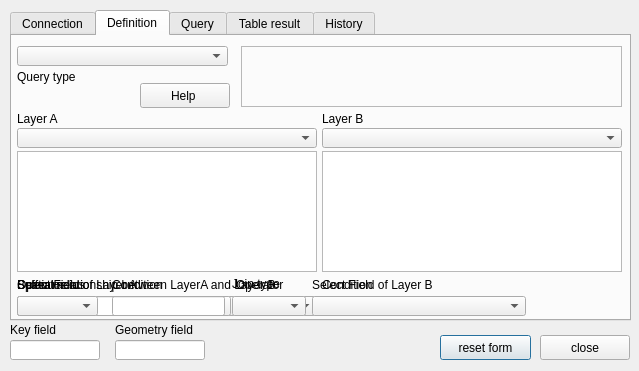
<?xml version="1.0" encoding="UTF-8"?>
<ui version="4.0">
 <class>postgisQueryBuilder</class>
 <widget class="QDialog" name="postgisQueryBuilder">
  <property name="geometry">
   <rect>
    <x>0</x>
    <y>0</y>
    <width>639</width>
    <height>371</height>
   </rect>
  </property>
  <property name="sizePolicy">
   <sizepolicy hsizetype="Ignored" vsizetype="Preferred">
    <horstretch>0</horstretch>
    <verstretch>0</verstretch>
   </sizepolicy>
  </property>
  <property name="windowTitle">
   <string>postgisQueryBuilder</string>
  </property>
  <widget class="QPushButton" name="ButtonReset">
   <property name="geometry">
    <rect>
     <x>440</x>
     <y>335</y>
     <width>91</width>
     <height>25</height>
    </rect>
   </property>
   <property name="text">
    <string>reset form</string>
   </property>
  </widget>
  <widget class="QPushButton" name="ButtonClose">
   <property name="geometry">
    <rect>
     <x>540</x>
     <y>335</y>
     <width>90</width>
     <height>25</height>
    </rect>
   </property>
   <property name="text">
    <string>close</string>
   </property>
  </widget>
  <widget class="QTabWidget" name="tabWidget">
   <property name="geometry">
    <rect>
     <x>10</x>
     <y>10</y>
     <width>621</width>
     <height>311</height>
    </rect>
   </property>
   <property name="tabShape">
    <enum>QTabWidget::Rounded</enum>
   </property>
   <property name="currentIndex">
    <number>1</number>
   </property>
   <property name="elideMode">
    <enum>Qt::ElideLeft</enum>
   </property>
   <widget class="QWidget" name="ConnectionTab">
    <attribute name="title">
     <string>Connection</string>
    </attribute>
    <widget class="QLabel" name="PSQLConnectionLabel">
     <property name="geometry">
      <rect>
       <x>10</x>
       <y>10</y>
       <width>181</width>
       <height>16</height>
      </rect>
     </property>
     <property name="text">
      <string>Postgresql connection</string>
     </property>
    </widget>
    <widget class="QComboBox" name="PSQLConnection">
     <property name="geometry">
      <rect>
       <x>10</x>
       <y>29</y>
       <width>180</width>
       <height>20</height>
      </rect>
     </property>
    </widget>
    <widget class="QComboBox" name="DBSchema">
     <property name="geometry">
      <rect>
       <x>10</x>
       <y>75</y>
       <width>180</width>
       <height>22</height>
      </rect>
     </property>
    </widget>
    <widget class="QLabel" name="DBSchemaLabel">
     <property name="geometry">
      <rect>
       <x>10</x>
       <y>55</y>
       <width>181</width>
       <height>16</height>
      </rect>
     </property>
     <property name="text">
      <string>Schema</string>
     </property>
    </widget>
    <widget class="QListWidget" name="LayerList">
     <property name="geometry">
      <rect>
       <x>210</x>
       <y>30</y>
       <width>391</width>
       <height>221</height>
      </rect>
     </property>
    </widget>
    <widget class="QPushButton" name="RefreshButton">
     <property name="geometry">
      <rect>
       <x>510</x>
       <y>257</y>
       <width>90</width>
       <height>23</height>
      </rect>
     </property>
     <property name="text">
      <string>Refresh</string>
     </property>
    </widget>
    <widget class="QPushButton" name="AddToMapButton">
     <property name="geometry">
      <rect>
       <x>210</x>
       <y>257</y>
       <width>90</width>
       <height>23</height>
      </rect>
     </property>
     <property name="text">
      <string>Add to map</string>
     </property>
    </widget>
    <widget class="QPushButton" name="DeleteButton">
     <property name="geometry">
      <rect>
       <x>410</x>
       <y>257</y>
       <width>90</width>
       <height>23</height>
      </rect>
     </property>
     <property name="text">
      <string>Delete</string>
     </property>
    </widget>
    <widget class="QPushButton" name="GetInfoButton">
     <property name="geometry">
      <rect>
       <x>310</x>
       <y>257</y>
       <width>90</width>
       <height>23</height>
      </rect>
     </property>
     <property name="text">
      <string>Get table</string>
     </property>
    </widget>
    <widget class="QLabel" name="label_2">
     <property name="geometry">
      <rect>
       <x>210</x>
       <y>10</y>
       <width>371</width>
       <height>16</height>
      </rect>
     </property>
     <property name="text">
      <string>Available relations list (T:table V:view M:materialized view)</string>
     </property>
    </widget>
   </widget>
   <widget class="QWidget" name="DefinitionTab">
    <attribute name="title">
     <string>Definition</string>
    </attribute>
    <widget class="QCheckBox" name="SPATIALRELNOT">
     <property name="geometry">
      <rect>
       <x>310</x>
       <y>260</y>
       <width>50</width>
       <height>18</height>
      </rect>
     </property>
     <property name="sizePolicy">
      <sizepolicy hsizetype="Preferred" vsizetype="Fixed">
       <horstretch>20</horstretch>
       <verstretch>0</verstretch>
      </sizepolicy>
     </property>
     <property name="maximumSize">
      <size>
       <width>50</width>
       <height>16777215</height>
      </size>
     </property>
     <property name="text">
      <string>NOT</string>
     </property>
    </widget>
    <widget class="QLabel" name="CONDITIONLabel">
     <property name="geometry">
      <rect>
       <x>310</x>
       <y>241</y>
       <width>151</width>
       <height>16</height>
      </rect>
     </property>
     <property name="text">
      <string>Condition</string>
     </property>
    </widget>
    <widget class="QComboBox" name="OPERATOR">
     <property name="geometry">
      <rect>
       <x>224</x>
       <y>260</y>
       <width>81</width>
       <height>20</height>
      </rect>
     </property>
    </widget>
    <widget class="QLabel" name="BUFFERRADIUSLabel">
     <property name="geometry">
      <rect>
       <x>5</x>
       <y>241</y>
       <width>281</width>
       <height>16</height>
      </rect>
     </property>
     <property name="text">
      <string>Buffer radius</string>
     </property>
    </widget>
    <widget class="QLabel" name="SPATIALRELLabel">
     <property name="geometry">
      <rect>
       <x>5</x>
       <y>241</y>
       <width>281</width>
       <height>16</height>
      </rect>
     </property>
     <property name="text">
      <string>Spatial relationship between LayerA and Layer B</string>
     </property>
    </widget>
    <widget class="QComboBox" name="CONDITION">
     <property name="geometry">
      <rect>
       <x>310</x>
       <y>260</y>
       <width>151</width>
       <height>20</height>
      </rect>
     </property>
     <property name="editable">
      <bool>true</bool>
     </property>
    </widget>
    <widget class="QLabel" name="OPERATORLabel">
     <property name="geometry">
      <rect>
       <x>224</x>
       <y>241</y>
       <width>98</width>
       <height>16</height>
      </rect>
     </property>
     <property name="text">
      <string>Operator</string>
     </property>
    </widget>
    <widget class="QLabel" name="FIELDLabel">
     <property name="geometry">
      <rect>
       <x>5</x>
       <y>241</y>
       <width>201</width>
       <height>16</height>
      </rect>
     </property>
     <property name="text">
      <string>Select Field of Layer A</string>
     </property>
    </widget>
    <widget class="QComboBox" name="FIELD">
     <property name="geometry">
      <rect>
       <x>5</x>
       <y>260</y>
       <width>214</width>
       <height>20</height>
      </rect>
     </property>
    </widget>
    <widget class="QLineEdit" name="BUFFERRADIUS">
     <property name="geometry">
      <rect>
       <x>5</x>
       <y>260</y>
       <width>170</width>
       <height>20</height>
      </rect>
     </property>
    </widget>
    <widget class="QComboBox" name="SPATIALREL">
     <property name="geometry">
      <rect>
       <x>5</x>
       <y>260</y>
       <width>300</width>
       <height>20</height>
      </rect>
     </property>
    </widget>
    <widget class="QComboBox" name="LAYERb">
     <property name="geometry">
      <rect>
       <x>310</x>
       <y>92</y>
       <width>300</width>
       <height>20</height>
      </rect>
     </property>
    </widget>
    <widget class="QListWidget" name="fieldsListB">
     <property name="geometry">
      <rect>
       <x>310</x>
       <y>115</y>
       <width>300</width>
       <height>121</height>
      </rect>
     </property>
     <property name="sizePolicy">
      <sizepolicy hsizetype="Expanding" vsizetype="Expanding">
       <horstretch>0</horstretch>
       <verstretch>0</verstretch>
      </sizepolicy>
     </property>
     <property name="minimumSize">
      <size>
       <width>0</width>
       <height>0</height>
      </size>
     </property>
     <property name="maximumSize">
      <size>
       <width>16777215</width>
       <height>25000</height>
      </size>
     </property>
    </widget>
    <widget class="QLabel" name="LAYERaLabel">
     <property name="geometry">
      <rect>
       <x>5</x>
       <y>75</y>
       <width>151</width>
       <height>16</height>
      </rect>
     </property>
     <property name="text">
      <string>Layer A</string>
     </property>
    </widget>
    <widget class="QListWidget" name="fieldsListA">
     <property name="geometry">
      <rect>
       <x>5</x>
       <y>115</y>
       <width>300</width>
       <height>121</height>
      </rect>
     </property>
     <property name="minimumSize">
      <size>
       <width>150</width>
       <height>0</height>
      </size>
     </property>
    </widget>
    <widget class="QLabel" name="LAYERbLabel">
     <property name="geometry">
      <rect>
       <x>310</x>
       <y>75</y>
       <width>161</width>
       <height>16</height>
      </rect>
     </property>
     <property name="text">
      <string>Layer B</string>
     </property>
    </widget>
    <widget class="QComboBox" name="LAYERa">
     <property name="geometry">
      <rect>
       <x>5</x>
       <y>92</y>
       <width>300</width>
       <height>20</height>
      </rect>
     </property>
    </widget>
    <widget class="QComboBox" name="QueryType">
     <property name="geometry">
      <rect>
       <x>5</x>
       <y>10</y>
       <width>211</width>
       <height>20</height>
      </rect>
     </property>
     <property name="maxVisibleItems">
      <number>20</number>
     </property>
    </widget>
    <widget class="QLabel" name="Helper">
     <property name="geometry">
      <rect>
       <x>229</x>
       <y>10</y>
       <width>381</width>
       <height>61</height>
      </rect>
     </property>
     <property name="autoFillBackground">
      <bool>false</bool>
     </property>
     <property name="frameShape">
      <enum>QFrame::StyledPanel</enum>
     </property>
     <property name="text">
      <string/>
     </property>
     <property name="alignment">
      <set>Qt::AlignLeading|Qt::AlignLeft|Qt::AlignTop</set>
     </property>
     <property name="wordWrap">
      <bool>true</bool>
     </property>
    </widget>
    <widget class="QPushButton" name="ButtonHelp">
     <property name="geometry">
      <rect>
       <x>128</x>
       <y>47</y>
       <width>90</width>
       <height>25</height>
      </rect>
     </property>
     <property name="text">
      <string>Help </string>
     </property>
    </widget>
    <widget class="QLabel" name="label">
     <property name="geometry">
      <rect>
       <x>5</x>
       <y>34</y>
       <width>131</width>
       <height>16</height>
      </rect>
     </property>
     <property name="text">
      <string>Query type</string>
     </property>
     <property name="alignment">
      <set>Qt::AlignLeading|Qt::AlignLeft|Qt::AlignTop</set>
     </property>
    </widget>
    <widget class="QLineEdit" name="DISTANCE">
     <property name="geometry">
      <rect>
       <x>100</x>
       <y>260</y>
       <width>113</width>
       <height>20</height>
      </rect>
     </property>
    </widget>
    <widget class="QLabel" name="DISTANCELabel">
     <property name="geometry">
      <rect>
       <x>100</x>
       <y>241</y>
       <width>151</width>
       <height>16</height>
      </rect>
     </property>
     <property name="text">
      <string>Condition</string>
     </property>
    </widget>
    <widget class="QLabel" name="DISTANCEOPLabel">
     <property name="geometry">
      <rect>
       <x>5</x>
       <y>241</y>
       <width>98</width>
       <height>16</height>
      </rect>
     </property>
     <property name="text">
      <string>Operator</string>
     </property>
    </widget>
    <widget class="QComboBox" name="DISTANCEOP">
     <property name="geometry">
      <rect>
       <x>5</x>
       <y>260</y>
       <width>81</width>
       <height>20</height>
      </rect>
     </property>
    </widget>
    <widget class="QLabel" name="FIELDbLabel">
     <property name="geometry">
      <rect>
       <x>300</x>
       <y>241</y>
       <width>201</width>
       <height>16</height>
      </rect>
     </property>
     <property name="text">
      <string>Select Field of Layer B</string>
     </property>
    </widget>
    <widget class="QComboBox" name="FIELDb">
     <property name="geometry">
      <rect>
       <x>300</x>
       <y>260</y>
       <width>214</width>
       <height>20</height>
      </rect>
     </property>
    </widget>
    <widget class="QComboBox" name="JOIN">
     <property name="geometry">
      <rect>
       <x>220</x>
       <y>260</y>
       <width>74</width>
       <height>20</height>
      </rect>
     </property>
    </widget>
    <widget class="QLabel" name="JOINLabel">
     <property name="geometry">
      <rect>
       <x>220</x>
       <y>240</y>
       <width>71</width>
       <height>16</height>
      </rect>
     </property>
     <property name="text">
      <string>Join type</string>
     </property>
    </widget>
    <widget class="QPushButton" name="queryReadyButton">
     <property name="geometry">
      <rect>
       <x>570</x>
       <y>245</y>
       <width>35</width>
       <height>35</height>
      </rect>
     </property>
     <property name="text">
      <string/>
     </property>
     <property name="icon">
      <iconset>
       <normaloff>querybuilderlogo.png</normaloff>querybuilderlogo.png</iconset>
     </property>
     <property name="iconSize">
      <size>
       <width>30</width>
       <height>30</height>
      </size>
     </property>
     <property name="flat">
      <bool>true</bool>
     </property>
    </widget>
    <zorder>SPATIALREL</zorder>
    <zorder>SPATIALRELNOT</zorder>
    <zorder>CONDITIONLabel</zorder>
    <zorder>OPERATOR</zorder>
    <zorder>BUFFERRADIUSLabel</zorder>
    <zorder>SPATIALRELLabel</zorder>
    <zorder>CONDITION</zorder>
    <zorder>OPERATORLabel</zorder>
    <zorder>FIELDLabel</zorder>
    <zorder>FIELD</zorder>
    <zorder>BUFFERRADIUS</zorder>
    <zorder>LAYERb</zorder>
    <zorder>fieldsListB</zorder>
    <zorder>LAYERaLabel</zorder>
    <zorder>fieldsListA</zorder>
    <zorder>LAYERbLabel</zorder>
    <zorder>LAYERa</zorder>
    <zorder>QueryType</zorder>
    <zorder>Helper</zorder>
    <zorder>ButtonHelp</zorder>
    <zorder>label</zorder>
    <zorder>DISTANCE</zorder>
    <zorder>DISTANCELabel</zorder>
    <zorder>DISTANCEOPLabel</zorder>
    <zorder>DISTANCEOP</zorder>
    <zorder>FIELDbLabel</zorder>
    <zorder>FIELDb</zorder>
    <zorder>JOIN</zorder>
    <zorder>JOINLabel</zorder>
    <zorder>queryReadyButton</zorder>
   </widget>
   <widget class="QWidget" name="QueryTab">
    <attribute name="title">
     <string>Query</string>
    </attribute>
    <widget class="QCheckBox" name="AddToMap">
     <property name="geometry">
      <rect>
       <x>110</x>
       <y>253</y>
       <width>116</width>
       <height>18</height>
      </rect>
     </property>
     <property name="text">
      <string>Add to map</string>
     </property>
     <property name="checked">
      <bool>true</bool>
     </property>
    </widget>
    <widget class="QPushButton" name="ButtonRun">
     <property name="geometry">
      <rect>
       <x>5</x>
       <y>250</y>
       <width>90</width>
       <height>25</height>
      </rect>
     </property>
     <property name="text">
      <string>Run query</string>
     </property>
    </widget>
    <widget class="QCheckBox" name="checkMaterialized">
     <property name="geometry">
      <rect>
       <x>90</x>
       <y>10</y>
       <width>111</width>
       <height>18</height>
      </rect>
     </property>
     <property name="text">
      <string>Materialized</string>
     </property>
    </widget>
    <widget class="QLineEdit" name="QueryName">
     <property name="geometry">
      <rect>
       <x>199</x>
       <y>10</y>
       <width>411</width>
       <height>20</height>
      </rect>
     </property>
    </widget>
    <widget class="QCheckBox" name="checkCreateView">
     <property name="geometry">
      <rect>
       <x>5</x>
       <y>10</y>
       <width>81</width>
       <height>18</height>
      </rect>
     </property>
     <property name="text">
      <string>As view</string>
     </property>
    </widget>
    <widget class="QTextEdit" name="QueryResult">
     <property name="geometry">
      <rect>
       <x>5</x>
       <y>40</y>
       <width>605</width>
       <height>201</height>
      </rect>
     </property>
    </widget>
   </widget>
   <widget class="QWidget" name="TableTab">
    <property name="accessibleName">
     <string/>
    </property>
    <attribute name="title">
     <string>Table result</string>
    </attribute>
    <widget class="QTableWidget" name="TableResult">
     <property name="geometry">
      <rect>
       <x>5</x>
       <y>5</y>
       <width>605</width>
       <height>275</height>
      </rect>
     </property>
     <property name="sortingEnabled">
      <bool>true</bool>
     </property>
     <attribute name="horizontalHeaderMinimumSectionSize">
      <number>25</number>
     </attribute>
     <attribute name="verticalHeaderDefaultSectionSize">
      <number>25</number>
     </attribute>
    </widget>
   </widget>
   <widget class="QWidget" name="tab">
    <attribute name="title">
     <string>History</string>
    </attribute>
    <widget class="QPlainTextEdit" name="historyLog">
     <property name="geometry">
      <rect>
       <x>5</x>
       <y>5</y>
       <width>605</width>
       <height>275</height>
      </rect>
     </property>
     <property name="readOnly">
      <bool>true</bool>
     </property>
    </widget>
   </widget>
  </widget>
  <widget class="QLineEdit" name="KEYFIELD">
   <property name="geometry">
    <rect>
     <x>10</x>
     <y>340</y>
     <width>90</width>
     <height>20</height>
    </rect>
   </property>
  </widget>
  <widget class="QLabel" name="KEYFIELDLabel">
   <property name="geometry">
    <rect>
     <x>10</x>
     <y>322</y>
     <width>181</width>
     <height>16</height>
    </rect>
   </property>
   <property name="text">
    <string>Key field</string>
   </property>
  </widget>
  <widget class="QLabel" name="GEOMETRYFIELDLabel">
   <property name="geometry">
    <rect>
     <x>115</x>
     <y>322</y>
     <width>171</width>
     <height>16</height>
    </rect>
   </property>
   <property name="text">
    <string>Geometry field</string>
   </property>
  </widget>
  <widget class="QLineEdit" name="GEOMETRYFIELD">
   <property name="geometry">
    <rect>
     <x>115</x>
     <y>340</y>
     <width>90</width>
     <height>20</height>
    </rect>
   </property>
  </widget>
 </widget>
 <resources/>
 <connections/>
</ui>
